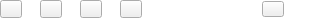
<?xml version="1.0" encoding="UTF-8"?>
<ui version="4.0">
 <class>QueueControlButtonsWidget</class>
 <widget class="QWidget" name="QueueControlButtonsWidget">
  <property name="geometry">
   <rect>
    <x>0</x>
    <y>0</y>
    <width>320</width>
    <height>18</height>
   </rect>
  </property>
  <property name="sizePolicy">
   <sizepolicy hsizetype="MinimumExpanding" vsizetype="Preferred">
    <horstretch>0</horstretch>
    <verstretch>0</verstretch>
   </sizepolicy>
  </property>
  <property name="minimumSize">
   <size>
    <width>222</width>
    <height>17</height>
   </size>
  </property>
  <property name="maximumSize">
   <size>
    <width>320</width>
    <height>18</height>
   </size>
  </property>
  <property name="palette">
   <palette>
    <active>
     <colorrole role="Window">
      <brush brushstyle="SolidPattern">
       <color alpha="0">
        <red>239</red>
        <green>240</green>
        <blue>241</blue>
       </color>
      </brush>
     </colorrole>
    </active>
    <inactive>
     <colorrole role="Window">
      <brush brushstyle="SolidPattern">
       <color alpha="0">
        <red>239</red>
        <green>240</green>
        <blue>241</blue>
       </color>
      </brush>
     </colorrole>
    </inactive>
    <disabled>
     <colorrole role="Base">
      <brush brushstyle="SolidPattern">
       <color alpha="0">
        <red>239</red>
        <green>240</green>
        <blue>241</blue>
       </color>
      </brush>
     </colorrole>
     <colorrole role="Window">
      <brush brushstyle="SolidPattern">
       <color alpha="0">
        <red>239</red>
        <green>240</green>
        <blue>241</blue>
       </color>
      </brush>
     </colorrole>
    </disabled>
   </palette>
  </property>
  <property name="windowTitle">
   <string>Form</string>
  </property>
  <layout class="QHBoxLayout" name="horizontalLayout">
   <property name="spacing">
    <number>0</number>
   </property>
   <property name="leftMargin">
    <number>0</number>
   </property>
   <property name="topMargin">
    <number>0</number>
   </property>
   <property name="rightMargin">
    <number>0</number>
   </property>
   <property name="bottomMargin">
    <number>0</number>
   </property>
   <item>
    <widget class="QWidget" name="queueControlsContainer" native="true">
     <property name="sizePolicy">
      <sizepolicy hsizetype="MinimumExpanding" vsizetype="MinimumExpanding">
       <horstretch>0</horstretch>
       <verstretch>0</verstretch>
      </sizepolicy>
     </property>
     <property name="minimumSize">
      <size>
       <width>222</width>
       <height>17</height>
      </size>
     </property>
     <property name="maximumSize">
      <size>
       <width>320</width>
       <height>18</height>
      </size>
     </property>
     <layout class="QHBoxLayout" name="horizontalLayout_2">
      <property name="spacing">
       <number>0</number>
      </property>
      <property name="leftMargin">
       <number>0</number>
      </property>
      <property name="topMargin">
       <number>0</number>
      </property>
      <property name="rightMargin">
       <number>10</number>
      </property>
      <property name="bottomMargin">
       <number>0</number>
      </property>
      <item>
       <widget class="QToolButton" name="addButton">
        <property name="minimumSize">
         <size>
          <width>22</width>
          <height>18</height>
         </size>
        </property>
        <property name="maximumSize">
         <size>
          <width>22</width>
          <height>18</height>
         </size>
        </property>
        <property name="styleSheet">
         <string notr="true">#addButton {
	background-color: transparent;
	border-image: url(:assets/qadd.png);
	background: none;
	background-repeat: none;
}

QToolButton::menu-indicator { image: none; }

#addButton:pressed {
	border-image: url(:assets/qadd_file_p.png);
}</string>
        </property>
        <property name="text">
         <string/>
        </property>
       </widget>
      </item>
      <item>
       <spacer name="horizontalSpacerAdd">
        <property name="orientation">
         <enum>Qt::Horizontal</enum>
        </property>
        <property name="sizeType">
         <enum>QSizePolicy::Minimum</enum>
        </property>
        <property name="sizeHint" stdset="0">
         <size>
          <width>18</width>
          <height>1</height>
         </size>
        </property>
       </spacer>
      </item>
      <item>
       <widget class="QToolButton" name="removeButton">
        <property name="minimumSize">
         <size>
          <width>22</width>
          <height>18</height>
         </size>
        </property>
        <property name="maximumSize">
         <size>
          <width>22</width>
          <height>18</height>
         </size>
        </property>
        <property name="styleSheet">
         <string notr="true">#removeButton {
	background-color: transparent;
	border-image: url(:assets/qrem.png);
	background: none;
	background-repeat: none;
}

QToolButton::menu-indicator { image: none; }

#removeButton:pressed {
	border-image: url(:assets/qrem_sel_p.png);
}</string>
        </property>
        <property name="text">
         <string/>
        </property>
       </widget>
      </item>
      <item>
       <spacer name="horizontalSpacerRemove">
        <property name="orientation">
         <enum>Qt::Horizontal</enum>
        </property>
        <property name="sizeType">
         <enum>QSizePolicy::Minimum</enum>
        </property>
        <property name="sizeHint" stdset="0">
         <size>
          <width>18</width>
          <height>1</height>
         </size>
        </property>
       </spacer>
      </item>
      <item>
       <widget class="QToolButton" name="selectButton">
        <property name="minimumSize">
         <size>
          <width>22</width>
          <height>18</height>
         </size>
        </property>
        <property name="maximumSize">
         <size>
          <width>22</width>
          <height>18</height>
         </size>
        </property>
        <property name="styleSheet">
         <string notr="true">#selectButton {
	background-color: transparent;
	border-image: url(:assets/qsel.png);
	background: none;
	background-repeat: none;
}

QToolButton::menu-indicator { image: none; }

#selectButton:pressed {
	border-image: url(:assets/qsel_all_p.png);
}</string>
        </property>
        <property name="text">
         <string/>
        </property>
       </widget>
      </item>
      <item>
       <spacer name="horizontalSpacerSelect">
        <property name="orientation">
         <enum>Qt::Horizontal</enum>
        </property>
        <property name="sizeType">
         <enum>QSizePolicy::Minimum</enum>
        </property>
        <property name="sizeHint" stdset="0">
         <size>
          <width>18</width>
          <height>1</height>
         </size>
        </property>
       </spacer>
      </item>
      <item>
       <widget class="QToolButton" name="miscButton">
        <property name="minimumSize">
         <size>
          <width>22</width>
          <height>18</height>
         </size>
        </property>
        <property name="maximumSize">
         <size>
          <width>22</width>
          <height>18</height>
         </size>
        </property>
        <property name="styleSheet">
         <string notr="true">#miscButton {
	background-color: transparent;
	border-image: url(:assets/qmisc.png);
	background: none;
	background-repeat: none;
}

QToolButton::menu-indicator { image: none; }

#miscButton:pressed {
	border-image: url(:assets/qmisc_opts_p.png);
}</string>
        </property>
        <property name="text">
         <string/>
        </property>
       </widget>
      </item>
      <item>
       <spacer name="horizontalSpacer">
        <property name="orientation">
         <enum>Qt::Horizontal</enum>
        </property>
        <property name="sizeType">
         <enum>QSizePolicy::MinimumExpanding</enum>
        </property>
        <property name="sizeHint" stdset="0">
         <size>
          <width>6</width>
          <height>1</height>
         </size>
        </property>
       </spacer>
      </item>
     </layout>
    </widget>
   </item>
   <item>
    <widget class="QToolButton" name="optionsButton">
     <property name="minimumSize">
      <size>
       <width>22</width>
       <height>16</height>
      </size>
     </property>
     <property name="maximumSize">
      <size>
       <width>22</width>
       <height>16</height>
      </size>
     </property>
     <property name="styleSheet">
      <string notr="true">#optionsButton {
	background-color: transparent;
	border-image: url(:assets/qlistopts.png);
	background: none;
	background-repeat: none;
}

QToolButton::menu-indicator { image: none; }

#optionsButton:pressed {
	border-image: url(:assets/qlistopts_load_p.png);
}</string>
     </property>
     <property name="text">
      <string/>
     </property>
    </widget>
   </item>
   <item>
       <spacer name="horizontalSpacerOptions">
        <property name="orientation">
         <enum>Qt::Horizontal</enum>
        </property>
        <property name="sizeType">
         <enum>QSizePolicy::Minimum</enum>
        </property>
        <property name="sizeHint" stdset="0">
         <size>
          <width>36</width>
          <height>1</height>
         </size>
        </property>
       </spacer>
      </item>
  </layout>
 </widget>
 <resources/>
 <connections/>
</ui>
